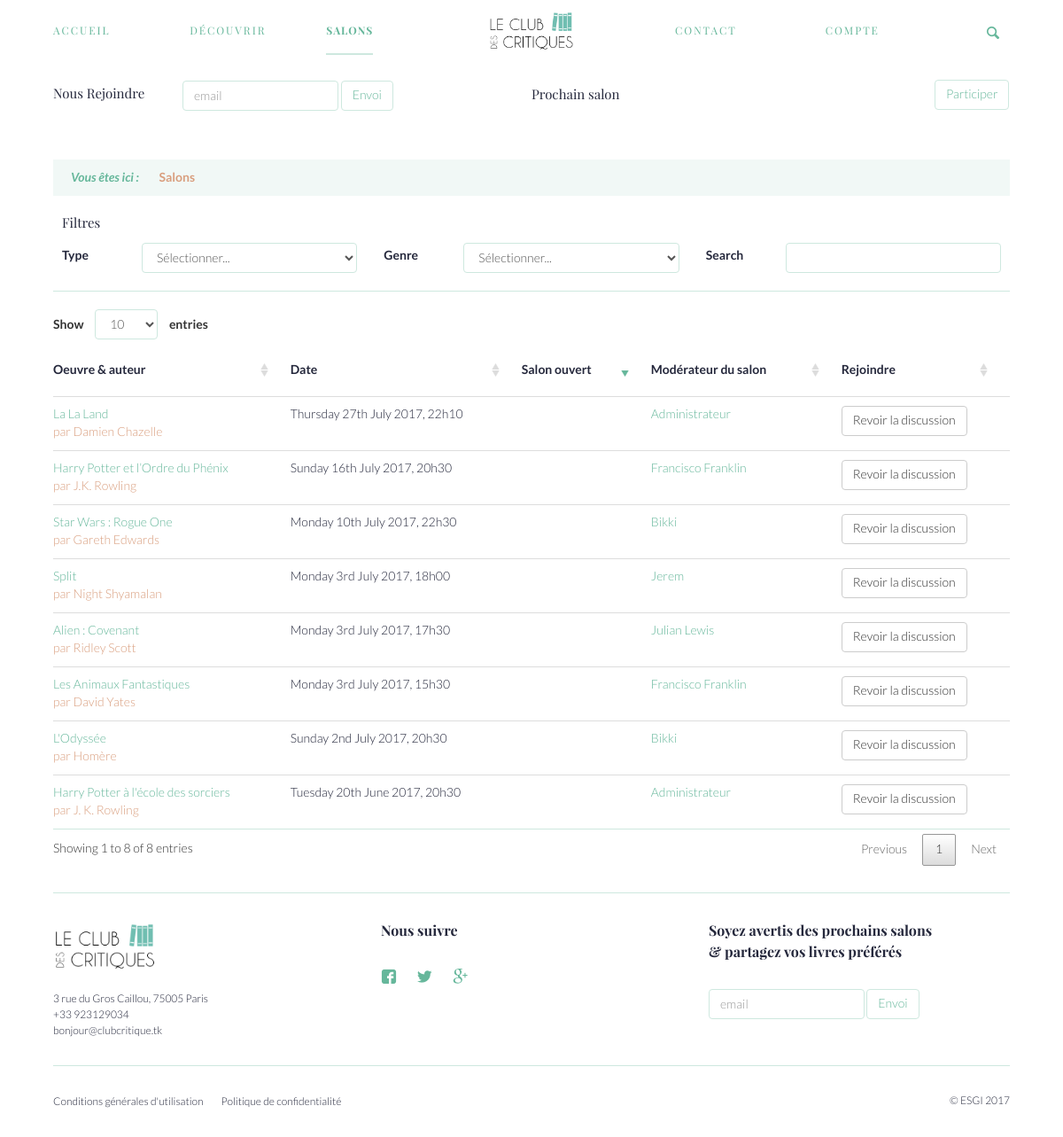
The app's page /salons, older data.
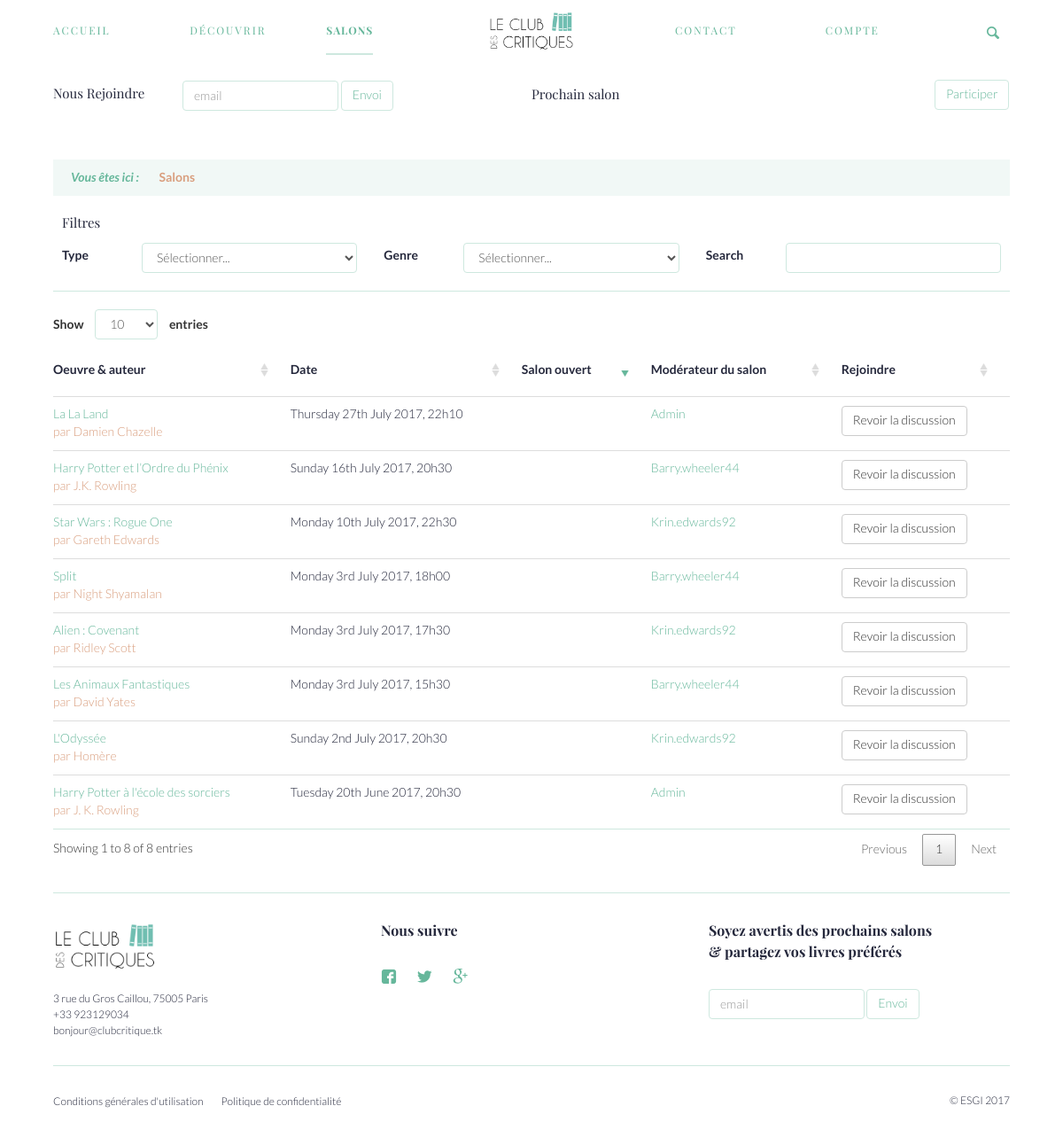
The same page, newer data.
### tables this page shows
CREATE TABLE `salons` (
  `id` int(11) NOT NULL,
  `work_id` int(11) NOT NULL,
  `date` datetime(6) NOT NULL,
  `nbr_person_max` int(11) NOT NULL,
  `admin_salon_id` int(11) NOT NULL,
  `work_isdeleted` int(11) NOT NULL,
  `running` int(11) NOT NULL
);

CREATE TABLE `works` (
  `id` int(11) NOT NULL,
  `type_id` varchar(255) NOT NULL,
  `category_id` varchar(255) NOT NULL,
  `name` varchar(255) NOT NULL,
  `author` varchar(255) NOT NULL,
  `img_src` varchar(255) NOT NULL DEFAULT '/view/assets/img/no-preview.png',
  `description` mediumtext NOT NULL,
  `url_amazon` varchar(255) NOT NULL,
  `published_date` date NOT NULL,
  `spotlight` int(11) NOT NULL DEFAULT '0',
  `salon_id` int(11) NOT NULL,
  `is_deleted` int(11) NOT NULL
);

CREATE TABLE `users` (
  `id` int(11) NOT NULL,
  `username` varchar(255) NOT NULL DEFAULT 'utilisateur',
  `email` varchar(255) NOT NULL,
  `password` varchar(255) NOT NULL,
  `description` varchar(255) NOT NULL,
  `picture` varchar(255) NOT NULL DEFAULT '/view/assets/img/no-preview.png',
  `isAdmin` int(11) NOT NULL DEFAULT '0'
);

CREATE TABLE `custom_items` (
  `id` int(11) NOT NULL,
  `name` varchar(255) NOT NULL,
  `content` longtext NOT NULL,
  `is_footer_link` int(11) NOT NULL,
  `is_draft` int(11) NOT NULL
);

### model/autoloader.php (called while the page is built)
<?php
spl_autoload_register(function ($class) {
  if(file_exists( $_SERVER['DOCUMENT_ROOT'] . '/controller/facebook/' . $class . '.php')){
      return require( $_SERVER['DOCUMENT_ROOT'] . '/controller/facebook/' . $class . '.php');
  }else if(file_exists( $_SERVER['DOCUMENT_ROOT'] . '/model/facebook/' . $class . '.php')){
      return require( $_SERVER['DOCUMENT_ROOT'] . '/model/facebook/' . $class . '.php');
  }else if(file_exists( $_SERVER['DOCUMENT_ROOT'] . '/controller/' . $class . '.php')){
      return require( $_SERVER['DOCUMENT_ROOT'] . '/controller/' . $class . '.php');
  }else if(file_exists( $_SERVER['DOCUMENT_ROOT'] . '/model/' . $class . '.php')){
      return require( $_SERVER['DOCUMENT_ROOT'] . '/model/' . $class . '.php');
  }else if(file_exists( $_SERVER['DOCUMENT_ROOT'] . '/config/' . $class . '.php')){
      return require( $_SERVER['DOCUMENT_ROOT'] . '/config/' . $class . '.php');
  }
});

### model/Database.php (called while the page is built, shortened)
<?php
class Database{
  protected $db;
  public function __construct(){
    if(!$this->db){
      $this->db = new PDO('mysql:host='.DB_CONFIG::DB_HOST.';dbname='.DB_CONFIG::DB_NAME.'', DB_CONFIG::DB_UN, DB_CONFIG::DB_PWD);
      $this->db->setAttribute(PDO::ATTR_ERRMODE, PDO::ERRMODE_EXCEPTION);
    };
  }
  public function getPreparedStatement($action, $table, $data){
    if($action === "save"){
      $query = "INSERT INTO ";
      $query .= $table . " (";
      $i = 0; $count = count($data) - 1;
      for($u = 0; $u < 2; $u++){
        foreach ($data as $columnName => $value) {
          if($i !== 0 && $i !== $count+1){
            $query .= ", ";
          }
          if($u === 1){
            if($i === $count+1){
              $query .= ") VALUES (";
            }
            $query .= $columnName;
            if($i === ($count * 2)+1 ){
              $query .= ")";
            }
          }else{
            $query .= ltrim($columnName, ':');
          }
          $i++;
        }
      }
    }
    else if($action === "get"){
      $query = "SELECT * FROM ";
      $query .= $table . " WHERE ";
      $i = 0;
      foreach ($data as $columnName => $value) {
        if($i !== 0){
          $query .= " AND ";
        }
        $query .= ltrim($columnName, ':')." = ".$columnName;
        $i++;
      }
    }
    return $this->db->prepare($query);
  }
  public function get($table, $data){
    $this->sql = SELF::getPreparedStatement("get", $table, $data);
    $this->sql->execute($data);
    return $this->sql->fetch(PDO::FETCH_ASSOC);
  }
  public function getAllWhere($table, $data){
    $this->sql = SELF::getPreparedStatement("get", $table, $data);
    $this->sql->execute($data);
    return $this->sql->fetchAll(PDO::FETCH_ASSOC);
  }
  public function getCustomAll($req){
    $this->sql = $this->db->prepare($req);
    $this->sql->execute();
    return $this->sql->fetchAll(PDO::FETCH_ASSOC);
  }
  public function getCustom($req){
    $this->sql = $this->db->prepare($req);
    $this->sql->execute();
    return $this->sql->fetch(PDO::FETCH_ASSOC);
  }
}

### controller/Salons.php (called while the page is built, shortened)
<?php
class Salons{
  protected $db;
  public function __construct(){
    if(!$this->db){
      $this->db = new Database();
    }
  }
  public function getAll(){
    $request = "SELECT * FROM salons ";
    return $this->db->getCustomAll($request);
  }
  public function getNextSalon(){
    $req1 = $this->db->getCustom("SELECT salons.* FROM salons WHERE running = 1");
    if($req1){
      return $req1;
    }else{
      return $this->db->getCustom("
        SELECT * FROM salons
        WHERE salons.date > NOW()
          AND work_isdeleted = 0
        ORDER BY salons.date ASC");
    }
  }
  public function getWorkOfSalon($id){
    $request = "SELECT works.* FROM works JOIN salons ON works.id = salons.work_id WHERE salons.work_isdeleted = 0 AND works.id = ".$id;
    return $this->db->getCustom($request);
  }
}

### controller/Work.php (called while the page is built, shortened)
<?php
class Work{
  protected $db;
  public function __construct(){
    if(!$this->db){
      $this->db = new Database();
    }
  }
  public function getBookCat($id){
    $request = "SELECT categories.* FROM categories JOIN works ON works.category_id = categories.id WHERE works.id = ".$id;
    return $this->db->getCustom($request);
  }
  public function getBookType($id){
    $request = "SELECT type.* FROM type JOIN works ON works.type_id = type.id WHERE works.id = ".$id;
    return $this->db->getCustom($request);
  }
}

### controller/User.php (called while the page is built, shortened)
<?php
class User{
  protected $db;
  public function __construct(){
    if(!$this->db){
      $this->db = new Database();
    }
  }
  public function get($id){
    return $this->db->get("users", [ ":id" => $id ]);
  }
}

### controller/Page.php (called while the page is built, shortened)
<?php
class Page{
  protected $db;
  public function __construct(){
    if(!$this->db){
      $this->db = new Database();
    }
  }
  public function getOne($id){
    return $this->db->get("custom_items", [':id' => $id]);
  }
  public function getPages(){
    return $this->db->getAllWhere("custom_items", [':is_footer_link' => 1, ':is_draft' => 0]);
  }
}

### view/layout/salons/list.php (the view, shortened to what this page needs)
<nav class="filters">
  <h3 class="small_title">Filtres</h3>
  <form class="form-inline" onsubmit="return false;">
    <div class="row">
      <div class="col-sm-4">
        <div class="form-group">
          <label>Type</label>
          <select class="form-control" id="type">
            <option value="all" selected>Sélectionner...</option>
          </select>
        </div>
      </div>
      <div class="col-sm-4">
        <div class="form-group">
          <label>Genre</label>
          <select class="form-control" id="category">
            <option value="all" selected>Sélectionner...</option>
          </select>
        </div>
      </div>
      <div class="col-sm-4" id="searchbartable">
      </div>
    </div>
  </form>
</nav>
<div class="table-responsive">
  <table class="table data-table">
    <thead>
      <tr>
        <th>
          Oeuvre &amp; auteur
        </th>
        <th>
          Date
        </th>
        <th>
          Salon ouvert
        </th>
        <th>
          Modérateur du salon
        </th>
        <th>
          Rejoindre
        </th>
      </tr>
    </thead>
    <tbody id="filter_salons">
      <?php
        $salonss = $salons->getAll();
        foreach ($salonss as $sal) {
          $workAssoc = $salons->getWorkOfSalon($sal['work_id']);
          $admin = (intval($sal['admin_salon_id']) > 0) ? $user->get($sal['admin_salon_id']) : null;
          $bookType = $works->getBookType($workAssoc['id'])['name'];
          $bookGenre = $works->getBookCat($workAssoc['id'])['name'];
          echo '<tr data-type="'. $workAssoc['type_id'] . '" data-cat="'. $workAssoc['category_id'] . '"><td><a href="'. $root . '/discover/' . $bookType . '/' . $bookGenre . '/' . $workAssoc['id'] . '">' . $workAssoc['name'] . '</a> <p>par ' . $workAssoc['author'] .'</p></td><td><span style="display:none;">'.strtotime( $sal['date'] ).'</span>'.date( 'l jS F Y\, H\hi', strtotime( $sal['date'] ));
          if($sal['running'] == 1){
            echo '<td><span class="tag encours">Salon ouvert</span><span style="display:none;">'.strtotime( $sal['date'] ).'</span></td>';
          }else{
            echo '<td><span style="display:none;">'.strtotime( $sal['date'] ).'</span></td>';
          }
          ?>
          <td>
            <?= !empty($admin) ? '<a href="'.$root.'/user/'.$admin['id'].'">'.ucfirst($admin['username']).'</a>' : ''; ?>
          </td>
          <?php
          if(strtotime( $sal['date'] ) > time() || intval($sal['running']) === 1){
            echo '<td><a class="btn btn-primary" href="'. $root . '/salons/' . $sal['id'] . '">Rejoindre</a></td></tr>';
          }else{
            echo '<td><a class="btn btn-default" href="'. $root . '/salons/' . $sal['id'] . '">Revoir la discussion</a></td></tr>';
          }
        }
      ?>
    </tbody>
  </table>
</div>

### index.php (shortened to what this page needs)
<?php
  require 'model/autoloader.php';
  $root =  "//" . $_SERVER['SERVER_NAME'] . ":8888";
  $user = new User();
  $works = new Work();
  $salons = new Salons();
  $pages = new Page();
  if(
    isset($_GET['p']) &&
    isset($_GET['action']) &&
    $_GET['p'] === 'processes'
  ){
    include 'view/layout/processes/'.$_GET['action'].'.php';
  }else if(isset($_GET['p']) && $_GET['p'] === "chatbox"){
    include 'view/layout/includes/header.php';
    include 'view/layout/includes/chatbox.php';
  }else{
    include 'view/layout/includes/header.php';
    include 'view/layout/includes/nav.php';
    if(isset($_GET['p']) && !empty($_GET['p'])){
      $page = strstr($_GET['p'], '/') ? rtrim($_GET['p'], '/') : $_GET['p'];
      if(isset($_GET["cat"]) && $_GET["cat"] === "admin"){
        $pre = 'view/layout/admin/';
      }else{
        $pre = 'view/layout/';
      }
      echo '<div class="global">';
      if(file_exists($pre . $page . '/index.php')){
        include $pre . $page . '/index.php';
      }else{
        include 'view/layout/404/index.php';
      }
      echo '</div>';
    }else{
      echo '<div class="global">';
        include 'view/layout/home/index.php';
      echo '</div>';
    }
    include 'view/layout/includes/footer.php';
  }
?>

### view/layout/includes/header.php (shortened to what this page needs)
<!DOCTYPE html>
<html>
<head>
  <link rel="stylesheet" href="<?= $root; ?>/view/assets/css/app.css">
</head>
<body>

### view/layout/includes/nav.php (shortened to what this page needs)
<nav id="main-nav" class="nav">
    <div class="col-md-2 nav_center">
        <a href="<?= $root; ?>/home"><img src="<?= $root; ?>/view/assets/img/logo.png" /></a>
    </div>
    <div class="responsiveListLinks row">
        <div class="col-md-5 col-sm-12 nav_left">
            <ul class="row">
                <li class="col-md-4 col-sm-12">
                    <a href="<?= $root; ?>/home" <?= (!isset($_GET['cat']) && $_GET["p"] === "home") ? 'class="active"' : ''; ?>>Accueil</a>
                </li>
                <li class="col-md-4 col-sm-12">
                    <a href="<?= $root; ?>/discover" <?= (!isset($_GET['cat']) && $_GET["p"] === "discover") ? 'class="active"' : ''; ?>>Découvrir</a>
                </li>
                <li class="col-md-4 col-sm-12">
                    <a href="<?= $root; ?>/salons" <?= (!isset($_GET['cat']) && $_GET["p"] === "salons") ? 'class="active"' : ''; ?>>Salons</a>
                </li>
            </ul>
        </div>
        <div class="col-md-5 col-sm-12 nav_right col-md-offset-2">
            <ul class="row">
                <li class="col-md-4 col-sm-12">
                    <a href="<?= $root; ?>/contact" <?= (!isset($_GET['cat']) && $_GET["p"] === "contact") ? 'class="active"' : ''; ?>>Contact</a>
                </li>
                <li class="col-md-6 col-sm-12 dropdown align-center">
                <?php
                    if(!isset($_SESSION['loggedin'])){
                ?>
                    <a href="<?= $root.'/login'?>" <?= ($_GET["p"] === "login") ? 'class="active"' : ''; ?>>Compte</a>
                <?php
                    }
                ?>
                </li>
            </ul>
        </div>
    </div>
    <a href="#" id="searchbar" class="<?= (isset($_GET['p']) && $_GET['p'] === 'search') ? 'icon-x' : 'icon-search'; ?>"></a>
</nav>
<nav id="secondary-nav" class="nav">
    <div class="nav_left">
        <h2 class="small_title">Nous Rejoindre</h2>
        <form class="form-inline" action="<?= $root; ?>/processes/newuser" method="post">
            <input class="form-control" name="email" type="text" placeholder="email">
            <button type="submit" class="btn btn-primary sm">Envoi</button>
        </form>
    </div>
    <div class="nav_right">
        <h2 class="small_title">Prochain salon</h2>
            <?php
                $nextSalon = $salons->getNextSalon();
                ?>
        <a class="btn btn-primary" href="<?= $root; ?>/salons/<?= $nextSalon['id']; ?>">Participer</a>
    </div>
</nav>

### view/layout/salons/index.php
<div class="salons">
  <?php
    include 'view/layout/includes/breadcrumbs.php';
    if(!isset($setid)){
      include 'view/layout/salons/list.php';
    }else{
      include 'view/layout/salons/details.php';
    }
  ?>
</div>

### view/layout/includes/breadcrumbs.php (shortened to what this page needs)
<div class="breadcrumbs">
  <b>Vous êtes ici : </b>
  <?php
  $breadcrumbs = array_values($_GET);
  switch ($breadcrumbs[0]) {
    case 'salons':
      $currPage = $works->getOne($salons->getOne($setid)['work_id'])["name"];
      break;
  }
  foreach ($breadcrumbs as $key => $pag) {
    if($pag){
      $link = $root;
      for($i = 0; $i <= $key; $i++){
        $link .= '/' . $breadcrumbs[$i];
      }
        if($breadcrumbs[0] === "admin" && is_numeric($pag)){
        }else{
          if($key === (count($breadcrumbs)-1) && isset($setid)){
            echo '<a href="' . $link . '"> ' . ucfirst( $currPage ) . ' </a>';
          }else{
            echo '<a href="' . $link . '">' . ucfirst($pag) . '</a>';
          }
        }
    }
  }
?>
</div>

### view/layout/includes/footer.php
<footer class="footer">
  <div class="top">
    <div class="row">
      <div class="col-md-4 col-sm-12 identity">
        <img src="<?= $root; ?>/view/assets/img/logo.png">
        <?php $footer = $pages->getOne(4); ?>
        <?= ($footer['content']) ? html_entity_decode($footer['content']) : ''?>
      </div>
      <div class="col-md-4 col-sm-12 follow">
        <h4 class="footer_title">Nous suivre</h4>
        <?php $footer = $pages->getOne(3); ?>
        <?= ($footer['content']) ? html_entity_decode($footer['content']) : ''?>
      </div>
      <div class="col-md-4 col-sm-12 newsletter">
        <h4 class="footer_title">Soyez avertis des prochains salons <br>&amp; partagez vos livres préférés</h4>
        <form class="form-inline" action="<?= $root; ?>/processes/newuser" method="post">
            <input class="form-control" type="text" name="email" placeholder="email">
            <button type="submit" class="btn btn-primary sm">Envoi</button>
        </form>
      </div>
    </div>
  </div>
  <nav class="bottom">
    <div class="row">
      <ul class="col-md-8 col-sm-12">
        <?php
          $footer_links = $pages->getPages();
          foreach ($footer_links as $key => $link) {
            echo '<li><a href="'.$root.'/page/'.$link['id'].'">'.$link['name'].'</a></li>';
          }
        ?>
      </ul>
      <div class="col-md-4 col-sm-12">
        &copy; ESGI 2017
      </div>
    </div>
  </nav>
</footer>
</body>
</html>

Row changes from the older to the newer data that the page shows:
changed through a linked row, salons "Tuesday 20th June 2017, 20h30": users.username "Administrateur" → "Admin"
changed salons "Sunday 2nd July 2017, 20h30": users.username "Bikki" → "Krin.edwards92"
changed salons "Monday 10th July 2017, 22h30": users.username "Bikki" → "Krin.edwards92"
changed through a linked row, salons "Monday 3rd July 2017, 15h30": users.username "Francisco Franklin" → "Barry.wheeler44"
changed through a linked row, salons "Thursday 27th July 2017, 22h10": users.username "Administrateur" → "Admin"
changed salons "Monday 3rd July 2017, 18h00": users.username "Jerem" → "Barry.wheeler44"
changed through a linked row, salons "Monday 3rd July 2017, 17h30": users.username "Julian Lewis" → "Krin.edwards92"
changed through a linked row, salons "Sunday 16th July 2017, 20h30": users.username "Francisco Franklin" → "Barry.wheeler44"
